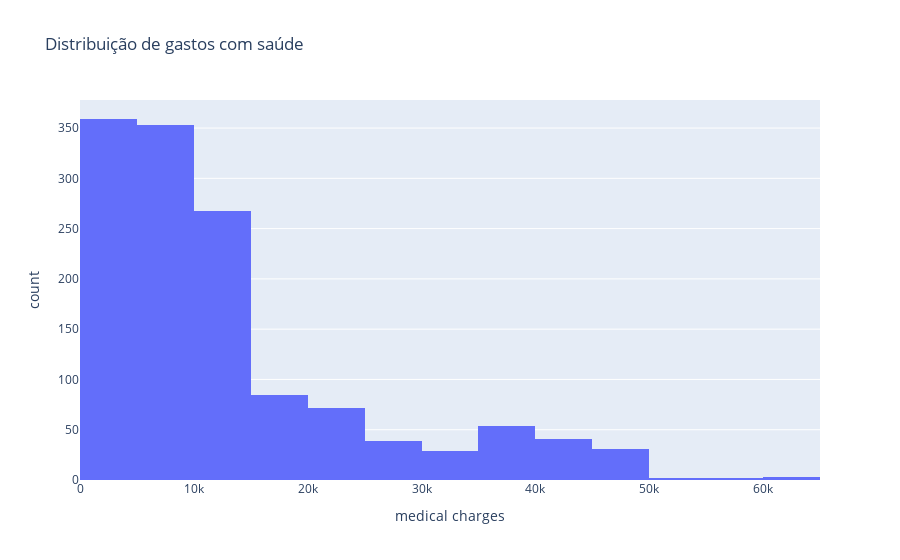

Source (notebook cell):
### Code cell
fig = px.histogram(df_costs, x='medical charges', nbins=30, title='Distribuição de gastos com saúde')
fig.show()

### Figure 1 — Plotly figure (JSON) as saved in the notebook; plotly's stock layout.template omitted (floating-point values rounded to 4 significant figures; data arrays with more than 128 entries replaced by an {"elided": "..."} marker saying what was removed)
{"data": [{"alignmentgroup": "True", "bingroup": "x", "hovertemplate": "medical charges=%{x}<br>count=%{y}<extra></extra>", "legendgroup": "", "marker": {"color": "#636efa", "pattern": {"shape": ""}}, "name": "", "nbinsx": 30, "offsetgroup": "", "orientation": "v", "showlegend": false, "type": "histogram", "x": {"elided": "1338 float values"}, "xaxis": "x", "yaxis": "y"}], "layout": {"barmode": "relative", "legend": {"tracegroupgap": 0}, "title": {"text": "Distribuição de gastos com saúde"}, "xaxis": {"anchor": "y", "domain": [0, 1], "title": {"text": "medical charges"}}, "yaxis": {"anchor": "x", "domain": [0, 1], "title": {"text": "count"}}}}
